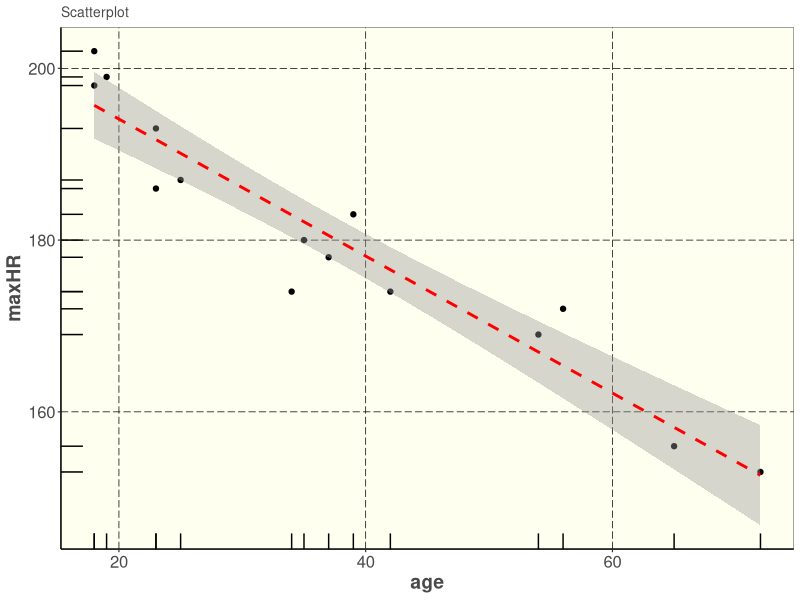

Recreate this plot in R.
## ---- chunk 1
require(ggplot2)
require(readr)
require(knitr)
## ---- chunk 2
JHT <-function(){
  color.plot.area = "ivory"
  color.background = "white"
  color.grid.major = "black"
  color.axis.text = "gray29"
  color.axis.title = "gray29"
  color.title = "gray29"

  theme_bw(base_size=9) +
    theme(panel.background=element_rect(fill=color.plot.area, color=color.plot.area)) +
    theme(plot.background=element_rect(fill=color.background, color=color.background)) +
    theme(panel.border=element_rect(color="gray20", size = 0.15)) +
    theme(panel.grid.major=element_line(color=color.grid.major,size=.25, 
                                        linetype = "longdash")) + 
    theme(axis.line = element_line(color=color.grid.major, size = .5))+
    theme(panel.grid.minor=element_blank()) +
    theme(plot.title=element_text(color=color.title, size=10)) +
    theme(axis.text.x=element_text(size=12,color=color.axis.text)) +
    theme(axis.text.y=element_text(size=12,color=color.axis.text)) +
    theme(axis.title.x=element_text(size=14,color=color.axis.title, face = "bold")) +
    theme(axis.title.y=element_text(size=14,color=color.axis.title, face = "bold")) 
}
## ---- chunk 3
age <- c(18, 23, 25, 35, 65, 54, 34, 56, 72, 19, 23, 42, 18, 39, 37)
maxHR <- c(202, 186, 187, 180, 156, 169, 174, 172, 153, 199, 193, 174, 198, 183, 178)

HR.data <- as.data.frame(cbind(age, maxHR))
## ---- chunk 4
# lm formula uses the order "response ~ terms" or "dependent variable ~ independent variable"
(HR.model <- lm(maxHR ~ age, data = HR.data))
## ---- chunk 5
summary(HR.model)

0.05 > 3.848e-08
## ---- chunk 6
# note that the method="lm", so this plot is equivalent to the above. 
ggplot(data = HR.data, aes(x = age, y = maxHR)) +geom_point() + JHT()+ geom_smooth(method="lm", color="red", linetype=2) + geom_rug() + ggtitle("Scatterplot")
## ---- chunk 7
col.names = c("displacement", "horsepower", "weight", "acceleration", "mpg")
cars <- read_csv(file="auto-mpg.csv", col_names=col.names)
## ---- chunk 8
set.seed(924)
cars.sample <- cars[sample(nrow(cars), 40), ]

cars.sample.model <- lm(mpg ~ displacement + horsepower + weight + acceleration, data = cars.sample)
## ---- chunk 9
#True means significant impact with p < 0.05. Otherwise, False.
summary(cars.sample.model)$coefficients[2:5,4] < 0.05
## ---- chunk 10
summary(cars.sample.model)$coefficients[2:5,4]
## ---- chunk 11
summary(cars.sample.model)$coefficients[2:5,2]
## ---- chunk 12
cars.model <- lm(mpg ~ displacement + horsepower + weight + acceleration, data = cars)
## ---- chunk 13
#True means significant impact with p < 0.05. Otherwise, False.
summary(cars.model)$coefficients[2:5,4] < 0.05
## ---- chunk 14
summary(cars.model)$coefficients[2:5,4]
## ---- chunk 15
summary(cars.model)$coefficients[2:5,2]
## ---- chunk 16
table.cols <- c("Sample Significance Values", "Sample Variable Significance", "Sample Standard Errors", "Full Dataset Significance Values", "Full Dataset Variable Signficance", "Full Dataset Standard Errors")
lm.results <-as.data.frame(cbind(summary(cars.sample.model)$coefficients[2:5,4], summary(cars.sample.model)$coefficients[2:5,4] < 0.05, summary(cars.sample.model)$coefficients[2:5,2], summary(cars.model)$coefficients[2:5,4], summary(cars.model)$coefficients[2:5,4] < 0.05, summary(cars.model)$coefficients[2:5,2]))

kable(lm.results, col.names=table.cols)
